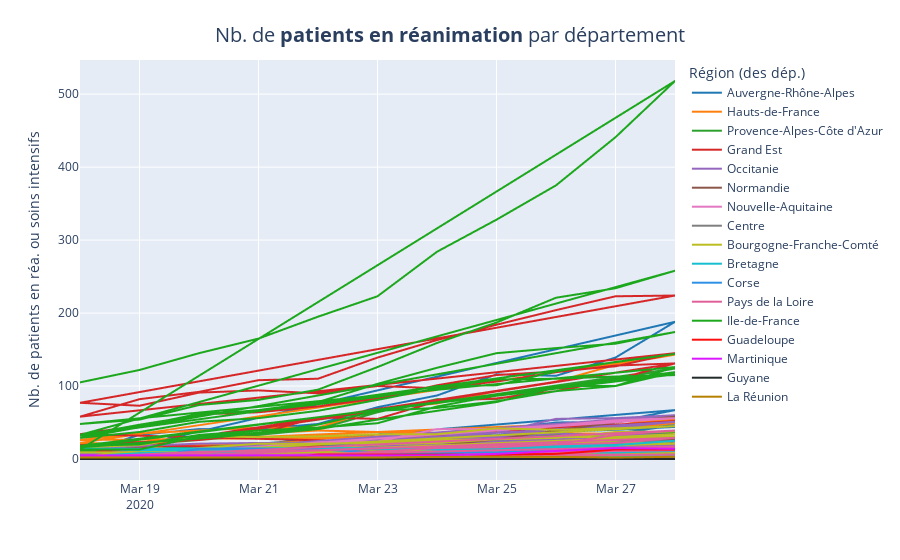

Notebook cell for this chart:
### Code cell
fig = px.line(x=df['jour'], y=df['rea'], color=df["regionName"], labels={'color':'Région (des dép.)'}, color_discrete_sequence=colors)
fig.update_layout(
    title_text=''
)
fig.update_layout(
    title={
                'text': "Nb. de <b>patients en réanimation</b> par département",
                'y':0.95,
                'x':0.5,
                'xanchor': 'center',
                'yanchor': 'top'},
                titlefont = dict(
                size=20)
                 )
fig.update_xaxes(title="")
fig.update_yaxes(title="Nb. de patients en réa. ou soins intensifs")
fig.write_image("images/charts/france/hosp_dep.png", scale=3, width=1100, height=700)
fig.show()

### Figure 1 — Plotly figure (JSON) as saved in the notebook; plotly's stock layout.template omitted (floating-point values rounded to 4 significant figures; data arrays with more than 128 entries replaced by an {"elided": "..."} marker saying what was removed)
{"data": [{"hoverlabel": {"namelength": 0}, "hovertemplate": "Région (des dép.)=Auvergne-Rhône-Alpes<br>x=%{x}<br>y=%{y}", "legendgroup": "Auvergne-Rhône-Alpes", "line": {"color": "#1F77B4", "dash": "solid"}, "mode": "lines", "name": "Auvergne-Rhône-Alpes", "showlegend": true, "type": "scattergl", "x": {"elided": "132 str values"}, "xaxis": "x", "y": {"elided": "132 int values"}, "yaxis": "y"}, {"hoverlabel": {"namelength": 0}, "hovertemplate": "Région (des dép.)=Hauts-de-France<br>x=%{x}<br>y=%{y}", "legendgroup": "Hauts-de-France", "line": {"color": "#FF7F0E", "dash": "solid"}, "mode": "lines", "name": "Hauts-de-France", "showlegend": true, "type": "scattergl", "x": ["2020-03-18", "2020-03-19", "2020-03-20", "2020-03-21", "2020-03-22", "2020-03-23", "2020-03-24", "2020-03-25", "2020-03-26", "2020-03-27", "2020-03-28", "2020-03-18", "2020-03-19", "2020-03-20", "2020-03-21", "2020-03-22", "2020-03-23", "2020-03-24", "2020-03-25", "2020-03-26", "2020-03-27", "2020-03-28", "2020-03-18", "2020-03-19", "2020-03-20", "2020-03-21", "2020-03-22", "2020-03-23", "2020-03-24", "2020-03-25", "2020-03-26", "2020-03-27", "2020-03-28", "2020-03-18", "2020-03-19", "2020-03-20", "2020-03-21", "2020-03-22", "2020-03-23", "2020-03-24", "2020-03-25", "2020-03-26", "2020-03-27", "2020-03-28", "2020-03-18", "2020-03-19", "2020-03-20", "2020-03-21", "2020-03-22", "2020-03-23", "2020-03-24", "2020-03-25", "2020-03-26", "2020-03-27", "2020-03-28"], "xaxis": "x", "y": [10, 15, 19, 20, 21, 23, 27, 32, 35, 35, 34, 26, 35, 39, 43, 43, 68, 76, 93, 106, 129, 143, 22, 21, 28, 28, 28, 31, 35, 43, 45, 52, 49, 9, 11, 20, 18, 20, 28, 34, 40, 43, 44, 54, 20, 23, 30, 35, 39, 37, 36, 39, 42, 42, 49], "yaxis": "y"}, {"hoverlabel": {"namelength": 0}, "hovertemplate": "Région (des dép.)=Provence-Alpes-Côte d'Azur<br>x=%{x}<br>y=%{y}", "legendgroup": "Provence-Alpes-Côte d'Azur", "line": {"color": "#2CA02C", "dash": "solid"}, "mode": "lines", "name": "Provence-Alpes-Côte d'Azur", "showlegend": true, "type": "scattergl", "x": ["2020-03-18", "2020-03-19", "2020-03-20", "2020-03-21", "2020-03-22", "2020-03-23", "2020-03-24", "2020-03-25", "2020-03-26", "2020-03-27", "2020-03-28", "2020-03-18", "2020-03-19", "2020-03-20", "2020-03-21", "2020-03-22", "2020-03-23", "2020-03-24", "2020-03-25", "2020-03-26", "2020-03-27", "2020-03-28", "2020-03-18", "2020-03-19", "2020-03-20", "2020-03-21", "2020-03-22", "2020-03-23", "2020-03-24", "2020-03-25", "2020-03-26", "2020-03-27", "2020-03-28", "2020-03-18", "2020-03-19", "2020-03-20", "2020-03-21", "2020-03-22", "2020-03-23", "2020-03-24", "2020-03-25", "2020-03-26", "2020-03-27", "2020-03-28", "2020-03-18", "2020-03-19", "2020-03-20", "2020-03-21", "2020-03-22", "2020-03-23", "2020-03-24", "2020-03-25", "2020-03-26", "2020-03-27", "2020-03-28", "2020-03-18", "2020-03-19", "2020-03-20", "2020-03-21", "2020-03-22", "2020-03-23", "2020-03-24", "2020-03-25", "2020-03-26", "2020-03-27", "2020-03-28"], "xaxis": "x", "y": [1, 1, 1, 1, 1, 1, 1, 1, 1, 1, 1, 1, 1, 1, 1, 1, 3, 4, 4, 6, 7, 7, 1, 5, 7, 7, 8, 13, 12, 17, 18, 22, 21, 11, 20, 26, 33, 41, 64, 82, 82, 97, 110, 124, 7, 13, 17, 19, 22, 23, 26, 30, 32, 33, 37, 3, 4, 3, 5, 5, 8, 8, 9, 10, 13, 18], "yaxis": "y"}, {"hoverlabel": {"namelength": 0}, "hovertemplate": "Région (des dép.)=Grand Est<br>x=%{x}<br>y=%{y}", "legendgroup": "Grand Est", "line": {"color": "#D62728", "dash": "solid"}, "mode": "lines", "name": "Grand Est", "showlegend": true, "type": "scattergl", "x": ["2020-03-18", "2020-03-19", "2020-03-20", "2020-03-21", "2020-03-22", "2020-03-23", "2020-03-24", "2020-03-25", "2020-03-26", "2020-03-27", "2020-03-28", "2020-03-18", "2020-03-19", "2020-03-20", "2020-03-21", "2020-03-22", "2020-03-23", "2020-03-24", "2020-03-25", "2020-03-26", "2020-03-27", "2020-03-28", "2020-03-18", "2020-03-19", "2020-03-20", "2020-03-21", "2020-03-22", "2020-03-23", "2020-03-24", "2020-03-25", "2020-03-26", "2020-03-27", "2020-03-28", "2020-03-18", "2020-03-19", "2020-03-20", "2020-03-21", "2020-03-22", "2020-03-23", "2020-03-24", "2020-03-25", "2020-03-26", "2020-03-27", "2020-03-28", "2020-03-18", "2020-03-19", "2020-03-20", "2020-03-21", "2020-03-22", "2020-03-23", "2020-03-24", "2020-03-25", "2020-03-26", "2020-03-27", "2020-03-28", "2020-03-18", "2020-03-19", "2020-03-20", "2020-03-21", "2020-03-22", "2020-03-23", "2020-03-24", "2020-03-25", "2020-03-26", "2020-03-27", "2020-03-28", "2020-03-18", "2020-03-19", "2020-03-20", "2020-03-21", "2020-03-22", "2020-03-23", "2020-03-24", "2020-03-25", "2020-03-26", "2020-03-27", "2020-03-28", "2020-03-18", "2020-03-19", "2020-03-20", "2020-03-21", "2020-03-22", "2020-03-23", "2020-03-24", "2020-03-25", "2020-03-26", "2020-03-27", "2020-03-28", "2020-03-18", "2020-03-19", "2020-03-20", "2020-03-21", "2020-03-22", "2020-03-23", "2020-03-24", "2020-03-25", "2020-03-26", "2020-03-27", "2020-03-28", "2020-03-18", "2020-03-19", "2020-03-20", "2020-03-21", "2020-03-22", "2020-03-23", "2020-03-24", "2020-03-25", "2020-03-26", "2020-03-27", "2020-03-28"], "xaxis": "x", "y": [0, 0, 1, 1, 1, 3, 3, 3, 7, 8, 8, 0, 1, 2, 2, 4, 4, 4, 9, 13, 13, 13, 7, 7, 11, 16, 19, 28, 33, 41, 44, 47, 52, 0, 0, 0, 0, 2, 3, 6, 7, 9, 10, 11, 19, 23, 26, 35, 57, 55, 79, 83, 93, 109, 131, 3, 3, 5, 6, 6, 7, 7, 9, 10, 13, 13, 34, 46, 61, 64, 72, 83, 101, 115, 120, 127, 145, 58, 82, 92, 108, 110, 139, 163, 184, 204, 223, 224, 77, 73, 91, 94, 90, 100, 97, 106, 119, 128, 131, 6, 6, 5, 6, 9, 10, 11, 18, 17, 21, 28], "yaxis": "y"}, {"hoverlabel": {"namelength": 0}, "hovertemplate": "Région (des dép.)=Occitanie<br>x=%{x}<br>y=%{y}", "legendgroup": "Occitanie", "line": {"color": "#9467BD", "dash": "solid"}, "mode": "lines", "name": "Occitanie", "showlegend": true, "type": "scattergl", "x": {"elided": "143 str values"}, "xaxis": "x", "y": {"elided": "143 int values"}, "yaxis": "y"}, {"hoverlabel": {"namelength": 0}, "hovertemplate": "Région (des dép.)=Normandie<br>x=%{x}<br>y=%{y}", "legendgroup": "Normandie", "line": {"color": "#8C564B", "dash": "solid"}, "mode": "lines", "name": "Normandie", "showlegend": true, "type": "scattergl", "x": ["2020-03-18", "2020-03-19", "2020-03-20", "2020-03-21", "2020-03-22", "2020-03-23", "2020-03-24", "2020-03-25", "2020-03-26", "2020-03-27", "2020-03-28", "2020-03-18", "2020-03-19", "2020-03-20", "2020-03-21", "2020-03-22", "2020-03-23", "2020-03-24", "2020-03-25", "2020-03-26", "2020-03-27", "2020-03-28", "2020-03-18", "2020-03-19", "2020-03-20", "2020-03-21", "2020-03-22", "2020-03-23", "2020-03-24", "2020-03-25", "2020-03-26", "2020-03-27", "2020-03-28", "2020-03-18", "2020-03-19", "2020-03-20", "2020-03-21", "2020-03-22", "2020-03-23", "2020-03-24", "2020-03-25", "2020-03-26", "2020-03-27", "2020-03-28", "2020-03-18", "2020-03-19", "2020-03-20", "2020-03-21", "2020-03-22", "2020-03-23", "2020-03-24", "2020-03-25", "2020-03-26", "2020-03-27", "2020-03-28"], "xaxis": "x", "y": [1, 1, 1, 3, 4, 6, 10, 14, 16, 21, 27, 0, 1, 1, 3, 4, 4, 4, 6, 9, 10, 10, 0, 0, 4, 4, 5, 7, 6, 5, 6, 7, 11, 0, 0, 1, 1, 1, 2, 2, 4, 5, 5, 5, 3, 4, 6, 10, 11, 14, 18, 27, 39, 50, 58], "yaxis": "y"}, {"hoverlabel": {"namelength": 0}, "hovertemplate": "Région (des dép.)=Nouvelle-Aquitaine<br>x=%{x}<br>y=%{y}", "legendgroup": "Nouvelle-Aquitaine", "line": {"color": "#E377C2", "dash": "solid"}, "mode": "lines", "name": "Nouvelle-Aquitaine", "showlegend": true, "type": "scattergl", "x": {"elided": "132 str values"}, "xaxis": "x", "y": {"elided": "132 int values"}, "yaxis": "y"}, {"hoverlabel": {"namelength": 0}, "hovertemplate": "Région (des dép.)=Centre<br>x=%{x}<br>y=%{y}", "legendgroup": "Centre", "line": {"color": "#7F7F7F", "dash": "solid"}, "mode": "lines", "name": "Centre", "showlegend": true, "type": "scattergl", "x": ["2020-03-18", "2020-03-19", "2020-03-20", "2020-03-21", "2020-03-22", "2020-03-23", "2020-03-24", "2020-03-25", "2020-03-26", "2020-03-27", "2020-03-28", "2020-03-18", "2020-03-19", "2020-03-20", "2020-03-21", "2020-03-22", "2020-03-23", "2020-03-24", "2020-03-25", "2020-03-26", "2020-03-27", "2020-03-28", "2020-03-18", "2020-03-19", "2020-03-20", "2020-03-21", "2020-03-22", "2020-03-23", "2020-03-24", "2020-03-25", "2020-03-26", "2020-03-27", "2020-03-28", "2020-03-18", "2020-03-19", "2020-03-20", "2020-03-21", "2020-03-22", "2020-03-23", "2020-03-24", "2020-03-25", "2020-03-26", "2020-03-27", "2020-03-28", "2020-03-18", "2020-03-19", "2020-03-20", "2020-03-21", "2020-03-22", "2020-03-23", "2020-03-24", "2020-03-25", "2020-03-26", "2020-03-27", "2020-03-28", "2020-03-18", "2020-03-19", "2020-03-20", "2020-03-21", "2020-03-22", "2020-03-23", "2020-03-24", "2020-03-25", "2020-03-26", "2020-03-27", "2020-03-28"], "xaxis": "x", "y": [0, 0, 0, 0, 0, 0, 2, 5, 6, 4, 8, 3, 4, 2, 2, 2, 10, 12, 18, 20, 25, 24, 0, 0, 1, 2, 2, 5, 7, 7, 7, 7, 9, 1, 3, 5, 4, 5, 6, 6, 8, 9, 15, 15, 0, 0, 0, 0, 0, 1, 1, 2, 2, 4, 4, 1, 3, 5, 6, 12, 16, 16, 18, 25, 25, 29], "yaxis": "y"}, {"hoverlabel": {"namelength": 0}, "hovertemplate": "Région (des dép.)=Bourgogne-Franche-Comté<br>x=%{x}<br>y=%{y}", "legendgroup": "Bourgogne-Franche-Comté", "line": {"color": "#BCBD22", "dash": "solid"}, "mode": "lines", "name": "Bourgogne-Franche-Comté", "showlegend": true, "type": "scattergl", "x": ["2020-03-18", "2020-03-19", "2020-03-20", "2020-03-21", "2020-03-22", "2020-03-23", "2020-03-24", "2020-03-25", "2020-03-26", "2020-03-27", "2020-03-28", "2020-03-18", "2020-03-19", "2020-03-20", "2020-03-21", "2020-03-22", "2020-03-23", "2020-03-24", "2020-03-25", "2020-03-26", "2020-03-27", "2020-03-28", "2020-03-18", "2020-03-19", "2020-03-20", "2020-03-21", "2020-03-22", "2020-03-23", "2020-03-24", "2020-03-25", "2020-03-26", "2020-03-27", "2020-03-28", "2020-03-18", "2020-03-19", "2020-03-20", "2020-03-21", "2020-03-22", "2020-03-23", "2020-03-24", "2020-03-25", "2020-03-26", "2020-03-27", "2020-03-28", "2020-03-18", "2020-03-19", "2020-03-20", "2020-03-21", "2020-03-22", "2020-03-23", "2020-03-24", "2020-03-25", "2020-03-26", "2020-03-27", "2020-03-28", "2020-03-18", "2020-03-19", "2020-03-20", "2020-03-21", "2020-03-22", "2020-03-23", "2020-03-24", "2020-03-25", "2020-03-26", "2020-03-27", "2020-03-28", "2020-03-18", "2020-03-19", "2020-03-20", "2020-03-21", "2020-03-22", "2020-03-23", "2020-03-24", "2020-03-25", "2020-03-26", "2020-03-27", "2020-03-28", "2020-03-18", "2020-03-19", "2020-03-20", "2020-03-21", "2020-03-22", "2020-03-23", "2020-03-24", "2020-03-25", "2020-03-26", "2020-03-27", "2020-03-28"], "xaxis": "x", "y": [16, 19, 31, 30, 31, 34, 34, 42, 40, 42, 45, 3, 11, 15, 21, 21, 22, 26, 27, 29, 37, 38, 1, 1, 1, 1, 1, 1, 2, 4, 9, 12, 9, 0, 0, 1, 1, 1, 2, 2, 2, 2, 3, 4, 4, 3, 6, 6, 6, 6, 13, 18, 22, 23, 21, 0, 3, 5, 6, 6, 7, 14, 19, 22, 27, 31, 0, 1, 3, 3, 3, 7, 8, 11, 12, 12, 12, 9, 9, 9, 11, 14, 20, 22, 27, 30, 30, 34], "yaxis": "y"}, {"hoverlabel": {"namelength": 0}, "hovertemplate": "Région (des dép.)=Bretagne<br>x=%{x}<br>y=%{y}", "legendgroup": "Bretagne", "line": {"color": "#17BECF", "dash": "solid"}, "mode": "lines", "name": "Bretagne", "showlegend": true, "type": "scattergl", "x": ["2020-03-18", "2020-03-19", "2020-03-20", "2020-03-21", "2020-03-22", "2020-03-23", "2020-03-24", "2020-03-25", "2020-03-26", "2020-03-27", "2020-03-28", "2020-03-18", "2020-03-19", "2020-03-20", "2020-03-21", "2020-03-22", "2020-03-23", "2020-03-24", "2020-03-25", "2020-03-26", "2020-03-27", "2020-03-28", "2020-03-18", "2020-03-19", "2020-03-20", "2020-03-21", "2020-03-22", "2020-03-23", "2020-03-24", "2020-03-25", "2020-03-26", "2020-03-27", "2020-03-28", "2020-03-18", "2020-03-19", "2020-03-20", "2020-03-21", "2020-03-22", "2020-03-23", "2020-03-24", "2020-03-25", "2020-03-26", "2020-03-27", "2020-03-28"], "xaxis": "x", "y": [1, 1, 0, 1, 1, 1, 2, 2, 4, 5, 5, 5, 5, 4, 2, 2, 1, 1, 9, 9, 9, 11, 3, 8, 9, 10, 13, 14, 13, 14, 14, 16, 16, 14, 12, 12, 11, 15, 14, 14, 13, 18, 19, 25], "yaxis": "y"}, {"hoverlabel": {"namelength": 0}, "hovertemplate": "Région (des dép.)=Corse<br>x=%{x}<br>y=%{y}", "legendgroup": "Corse", "line": {"color": "#2E91E5", "dash": "solid"}, "mode": "lines", "name": "Corse", "showlegend": true, "type": "scattergl", "x": ["2020-03-18", "2020-03-19", "2020-03-20", "2020-03-21", "2020-03-22", "2020-03-23", "2020-03-24", "2020-03-25", "2020-03-26", "2020-03-27", "2020-03-28", "2020-03-18", "2020-03-19", "2020-03-20", "2020-03-21", "2020-03-22", "2020-03-23", "2020-03-24", "2020-03-25", "2020-03-26", "2020-03-27", "2020-03-28"], "xaxis": "x", "y": [0, 0, 14, 14, 13, 9, 9, 9, 13, 12, 17, 0, 0, 0, 0, 0, 0, 0, 0, 0, 1, 1], "yaxis": "y"}, {"hoverlabel": {"namelength": 0}, "hovertemplate": "Région (des dép.)=Pays de la Loire<br>x=%{x}<br>y=%{y}", "legendgroup": "Pays de la Loire", "line": {"color": "#E15F99", "dash": "solid"}, "mode": "lines", "name": "Pays de la Loire", "showlegend": true, "type": "scattergl", "x": ["2020-03-18", "2020-03-19", "2020-03-20", "2020-03-21", "2020-03-22", "2020-03-23", "2020-03-24", "2020-03-25", "2020-03-26", "2020-03-27", "2020-03-28", "2020-03-18", "2020-03-19", "2020-03-20", "2020-03-21", "2020-03-22", "2020-03-23", "2020-03-24", "2020-03-25", "2020-03-26", "2020-03-27", "2020-03-28", "2020-03-18", "2020-03-19", "2020-03-20", "2020-03-21", "2020-03-22", "2020-03-23", "2020-03-24", "2020-03-25", "2020-03-26", "2020-03-27", "2020-03-28", "2020-03-18", "2020-03-19", "2020-03-20", "2020-03-21", "2020-03-22", "2020-03-23", "2020-03-24", "2020-03-25", "2020-03-26", "2020-03-27", "2020-03-28", "2020-03-18", "2020-03-19", "2020-03-20", "2020-03-21", "2020-03-22", "2020-03-23", "2020-03-24", "2020-03-25", "2020-03-26", "2020-03-27", "2020-03-28"], "xaxis": "x", "y": [3, 6, 10, 11, 12, 15, 17, 19, 20, 33, 39, 1, 3, 4, 6, 6, 10, 15, 16, 20, 22, 29, 0, 1, 2, 2, 2, 2, 2, 4, 5, 6, 6, 0, 0, 0, 0, 0, 2, 3, 3, 5, 12, 17, 0, 1, 1, 2, 5, 6, 6, 7, 9, 11, 12], "yaxis": "y"}, {"hoverlabel": {"namelength": 0}, "hovertemplate": "Région (des dép.)=Ile-de-France<br>x=%{x}<br>y=%{y}", "legendgroup": "Ile-de-France", "line": {"color": "#1CA71C", "dash": "solid"}, "mode": "lines", "name": "Ile-de-France", "showlegend": true, "type": "scattergl", "x": ["2020-03-18", "2020-03-19", "2020-03-20", "2020-03-21", "2020-03-22", "2020-03-23", "2020-03-24", "2020-03-25", "2020-03-26", "2020-03-27", "2020-03-28", "2020-03-18", "2020-03-19", "2020-03-20", "2020-03-21", "2020-03-22", "2020-03-23", "2020-03-24", "2020-03-25", "2020-03-26", "2020-03-27", "2020-03-28", "2020-03-18", "2020-03-19", "2020-03-20", "2020-03-21", "2020-03-22", "2020-03-23", "2020-03-24", "2020-03-25", "2020-03-26", "2020-03-27", "2020-03-28", "2020-03-18", "2020-03-19", "2020-03-20", "2020-03-21", "2020-03-22", "2020-03-23", "2020-03-24", "2020-03-25", "2020-03-26", "2020-03-27", "2020-03-28", "2020-03-18", "2020-03-19", "2020-03-20", "2020-03-21", "2020-03-22", "2020-03-23", "2020-03-24", "2020-03-25", "2020-03-26", "2020-03-27", "2020-03-28", "2020-03-18", "2020-03-19", "2020-03-20", "2020-03-21", "2020-03-22", "2020-03-23", "2020-03-24", "2020-03-25", "2020-03-26", "2020-03-27", "2020-03-28", "2020-03-18", "2020-03-19", "2020-03-20", "2020-03-21", "2020-03-22", "2020-03-23", "2020-03-24", "2020-03-25", "2020-03-26", "2020-03-27", "2020-03-28", "2020-03-18", "2020-03-19", "2020-03-20", "2020-03-21", "2020-03-22", "2020-03-23", "2020-03-24", "2020-03-25", "2020-03-26", "2020-03-27", "2020-03-28"], "xaxis": "x", "y": [105, 122, 145, 165, 195, 223, 284, 328, 375, 441, 518, 13, 13, 31, 36, 41, 54, 66, 78, 98, 110, 116, 18, 20, 33, 39, 43, 49, 72, 87, 100, 100, 119, 16, 22, 28, 35, 47, 66, 70, 79, 93, 100, 126, 48, 54, 74, 81, 95, 126, 159, 187, 221, 234, 258, 33, 45, 62, 66, 75, 85, 100, 101, 120, 133, 144, 32, 47, 60, 67, 78, 103, 125, 145, 152, 158, 174, 29, 37, 51, 56, 66, 81, 97, 109, 110, 113, 115], "yaxis": "y"}, {"hoverlabel": {"namelength": 0}, "hovertemplate": "Région (des dép.)=Guadeloupe<br>x=%{x}<br>y=%{y}", "legendgroup": "Guadeloupe", "line": {"color": "#FB0D0D", "dash": "solid"}, "mode": "lines", "name": "Guadeloupe", "showlegend": true, "type": "scattergl", "x": ["2020-03-18", "2020-03-19", "2020-03-20", "2020-03-21", "2020-03-22", "2020-03-23", "2020-03-24", "2020-03-25", "2020-03-26", "2020-03-27", "2020-03-28"], "xaxis": "x", "y": [0, 0, 0, 0, 6, 6, 6, 6, 7, 13, 13], "yaxis": "y"}, {"hoverlabel": {"namelength": 0}, "hovertemplate": "Région (des dép.)=Martinique<br>x=%{x}<br>y=%{y}", "legendgroup": "Martinique", "line": {"color": "#DA16FF", "dash": "solid"}, "mode": "lines", "name": "Martinique", "showlegend": true, "type": "scattergl", "x": ["2020-03-18", "2020-03-19", "2020-03-20", "2020-03-21", "2020-03-22", "2020-03-23", "2020-03-24", "2020-03-25", "2020-03-26", "2020-03-27", "2020-03-28"], "xaxis": "x", "y": [5, 5, 5, 5, 5, 5, 5, 7, 11, 15, 14], "yaxis": "y"}, {"hoverlabel": {"namelength": 0}, "hovertemplate": "Région (des dép.)=Guyane<br>x=%{x}<br>y=%{y}", "legendgroup": "Guyane", "line": {"color": "#222A2A", "dash": "solid"}, "mode": "lines", "name": "Guyane", "showlegend": true, "type": "scattergl", "x": ["2020-03-18", "2020-03-19", "2020-03-20", "2020-03-21", "2020-03-22", "2020-03-23", "2020-03-24", "2020-03-25", "2020-03-26", "2020-03-27", "2020-03-28"], "xaxis": "x", "y": [0, 0, 0, 0, 0, 0, 0, 0, 0, 0, 0], "yaxis": "y"}, {"hoverlabel": {"namelength": 0}, "hovertemplate": "Région (des dép.)=La Réunion<br>x=%{x}<br>y=%{y}", "legendgroup": "La Réunion", "line": {"color": "#B68100", "dash": "solid"}, "mode": "lines", "name": "La Réunion", "showlegend": true, "type": "scattergl", "x": ["2020-03-18", "2020-03-19", "2020-03-20", "2020-03-21", "2020-03-22", "2020-03-23", "2020-03-24", "2020-03-25", "2020-03-26", "2020-03-27", "2020-03-28"], "xaxis": "x", "y": [2, 2, 2, 2, 2, 2, 3, 3, 3, 2, 3], "yaxis": "y"}], "layout": {"legend": {"title": {"text": "Région (des dép.)"}, "tracegroupgap": 0}, "margin": {"t": 60}, "title": {"font": {"size": 20}, "text": "Nb. de <b>patients en réanimation</b> par département", "x": 0.5, "xanchor": "center", "y": 0.95, "yanchor": "top"}, "xaxis": {"anchor": "y", "domain": [0, 1], "title": {"text": ""}}, "yaxis": {"anchor": "x", "domain": [0, 1], "title": {"text": "Nb. de patients en réa. ou soins intensifs"}}}}
